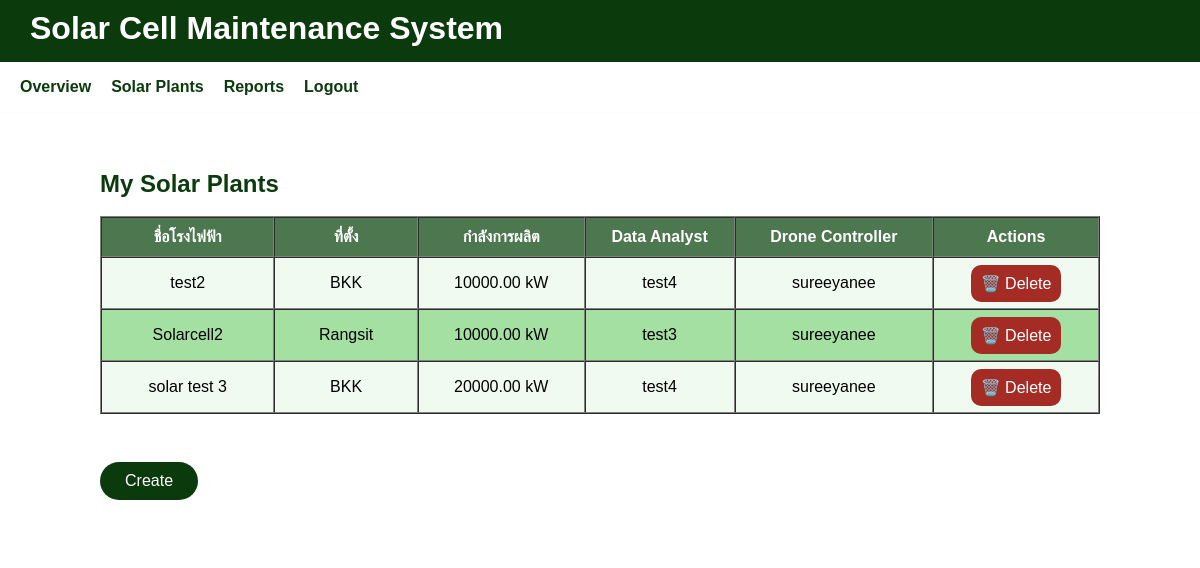
Before: /plant/my-plants/ (signed in) with the older database file.
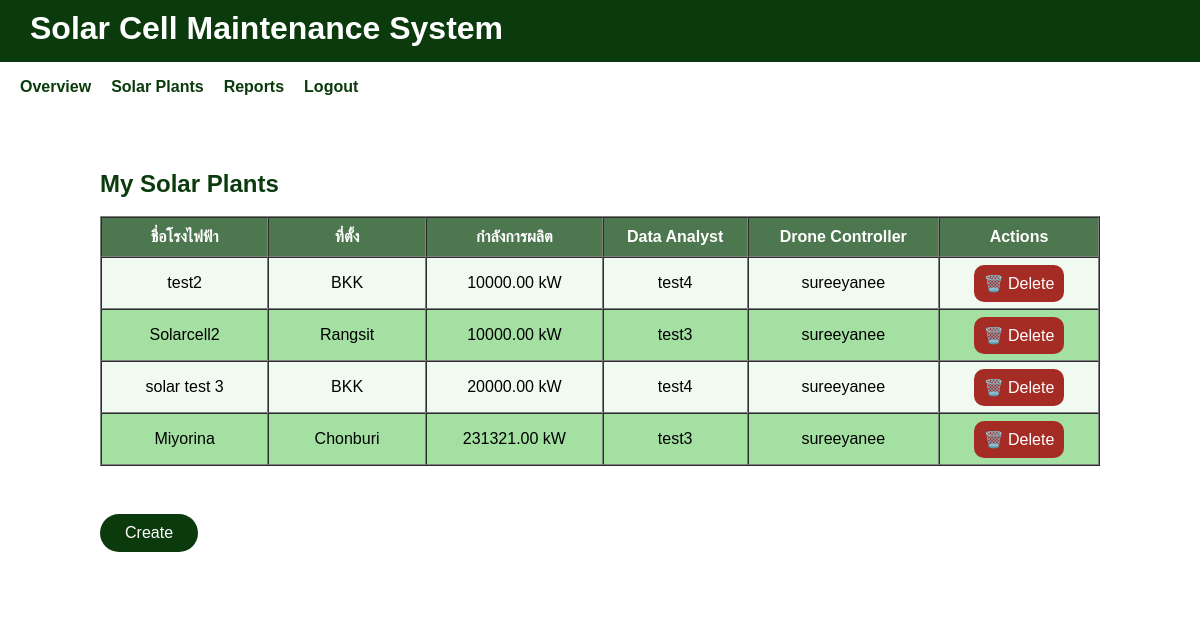
After: the same page with the newer database file.
### plant/models.py (models this page shows, shortened)
class SolarPlant(models.Model):
    name = models.CharField(max_length=255, verbose_name="ชื่อโรงไฟฟ้า")
    location = models.CharField(max_length=255, verbose_name="ที่ตั้งโรงไฟฟ้า")
    latitude = models.FloatField(verbose_name="ละติจูด", null=True, blank=True)
    longitude = models.FloatField(verbose_name="ลองจิจูด", null=True, blank=True)
    owner = models.ForeignKey(
        settings.AUTH_USER_MODEL,
        on_delete=models.CASCADE,
        related_name='plants',
        verbose_name="เจ้าของโรง"
    )
    installed_capacity_kw = models.DecimalField(
        max_digits=10, decimal_places=2,
        null=True, blank=True,
        verbose_name="กำลังการผลิต (kW)"
    )
    description = models.TextField(blank=True, verbose_name="รายละเอียดเพิ่มเติม")
    created_at = models.DateTimeField(auto_now_add=True)
    data_analyst = models.ForeignKey(
        settings.AUTH_USER_MODEL,
        on_delete=models.SET_NULL,
        null=True, blank=True,
        limit_choices_to={'role': 'data_analyst'},
        related_name='assigned_analyst_plants',
        verbose_name="นักวิเคราะห์ข้อมูล"
    )
    drone_controller = models.ForeignKey(
        settings.AUTH_USER_MODEL,
        on_delete=models.SET_NULL,
        null=True, blank=True,
        limit_choices_to={'role': 'drone_controller'},
        related_name='assigned_drone_plants',
        verbose_name="ผู้ควบคุมโดรน"
    )

### accounts/models.py (models this page shows, shortened)
class CustomUser(AbstractUser):
    ROLE_CHOICES = [
        ("site_admin", "Site Admin"),     # ผู้ดูแลเว็บไซต์
        ("plant_owner", "Plant Owner"),
        ("data_analyst", "Data Analyst"),
        ("drone_controller", "Drone Controller"),
    ]
    role = models.CharField(max_length=20, choices=ROLE_CHOICES, default="plant_owner")

### plant/views.py (the view)
# urls.py: path('my-plants/', views.plant_list_view, name='plant_list'),
@login_required
def plant_list_view(request):
    plants = SolarPlant.objects.filter(owner=request.user)
    return render(request, 'dashboard/plant_list.html', {'plants': plants})

### templates/dashboard/plant_list.html (shortened to what this page needs)
{% extends 'dash.html' %}
{% load static %}
{% block class_name %}upload-form-container{% endblock %}
{% block content %}
<h2 class="upload-title">My Solar Plants</h2>
<br>
{% if plants %}
  <table border="1" cellpadding="10" cellspacing="0" style="width:100%; background:white; color:black;">
    <thead style="background:#0b3b0d; color:white;">
      <tr>
        <th>ชื่อโรงไฟฟ้า</th>
        <th>ที่ตั้ง</th>
        <th>กำลังการผลิต</th>
        <th>Data Analyst</th>
        <th>Drone Controller</th>
        <th>Actions</th>
      </tr>
    </thead>
    <tbody>
      {% for plant in plants %}
        <tr class = "plant-wide">
          <td class="clickable"><a href="{% url 'plant_detail_solar' plant.pk %}">{{ plant.name }}</a></td>
          <td>{{ plant.location }}</td>
          <td>{{ plant.installed_capacity_kw }} kW</td>
          <td>{{ plant.data_analyst.username }}</td>
          <td>{{ plant.drone_controller.username }}</td>
          <td style="text-align: center; vertical-align: middle;">
            <a href="{% url 'delete_plant' plant.pk %}" class="btn-red">🗑️ Delete</a>
          </td>
        </tr>
      {% endfor %}
    </tbody>
  </table>
<br>
<div class="button-group">
  <a href="{% url 'create_plant' %}" class="btn-green">Create</a>
</div>
{% else %}
  <p>คุณยังไม่มีโรงไฟฟ้า</p>
{% endif %}
{% endblock %}

### templates/dash.html (shortened to what this page needs)
{% load static %}
<!DOCTYPE html>
<html lang="en">
<head>
    <link rel="stylesheet" href="{% static 'css/style.css' %}">
</head>
<body class="dash">
    <header>
    <div class="header-top">
        <h1>Solar Cell Maintenance System</h1>
    </div>
    {% block navbar %}
    <nav class="navbar">
        {% if request.user.role == 'plant_owner' %}
            {% include 'navbars/navbar_plant_owner.html' %}
        {% elif request.user.role == 'data_analyst' %}
            {% include 'navbars/navbar_data_analyst.html' %}
        {% elif request.user.role == 'drone_controller' %}
            {% include 'navbars/navbar_drone_controller.html' %}
        {% endif %}
    </nav>
    {% endblock %}
    </header>
    <div class="{% block class_name %}dash-container{% endblock %}">
        {% block content %}
        {% endblock %}
    </div>
</body>
</html>

### templates/navbars/navbar_plant_owner.html
<ul class="menu">
    <li><a href="#">Overview</a></li>
    <li><a href="{% url 'plant_list' %}">Solar Plants</a></li>
    <li><a href="#">Reports</a></li>
    <li><a href="{% url 'logout_page' %}" class="green-link">Logout</a></li>
</ul>

### static/css/style.css (style rules this page uses)
body.dash { display: block; height: 100%; color: #fff; font-family: 'Arial', sans-serif; background-image: url('https://www.theglobaleconomics.com/wp-content/uploads/2020/08/aerial-top-view-of-a-solar-panels-power-plant.jpg'); background-size: cover; background-repeat: no-repeat; background-position: center; display: block; margin: 0; padding: 0; color: #fff; }
.dash header { background-color: rgb(11, 59, 13); display: flex; flex-direction: column; align-items: stretch; padding: 0; position: fixed; top: 0; left: 0; width: 100%; z-index: 1000; box-shadow: 0px 2px 5px rgba(0, 0, 0, 0.1); }
.header-top { display: flex; justify-content: space-between; align-items: center; padding: 10px 30px; background-color: rgb(11, 59, 13); color: white; }
.menu { list-style: none; display: flex; justify-content: center; gap: 20px; padding: 10px 0; background-color: #ffffff; }
.menu li a { color: #0b3b0d; text-decoration: none; font-weight: bold; }
.navbar { background-color: rgb(255, 255, 255); color: rgb(11, 59, 13); display: flex; justify-content: flex-start; padding: 5px 20px; align-items: center; margin: 0; position: relative; top: 5px; width: 100%; height: 40px; }
.dash h1 { color: rgb(255, 255, 255); margin: 0; }
.dash h2 { color: rgb(11, 59, 13); margin: 0; }
.green-link { color: rgb(11, 59, 13); text-decoration: none; }
.upload-form-container { background: white; padding: 40px; border-radius: 15px; max-width: 1000px; margin: 130px auto 40px auto; display: flex; flex-direction: column; }
.upload-title { color: #0b3b0d; margin-bottom: 30px; }
.button-group { text-decoration: none; margin-top: 30px; display: flex; justify-content: flex-start; gap: 20px; }
.btn-red { text-align: center; text-decoration: none; margin : 10px; padding: 10px; border-radius: 10px; background: #a52c24; color: white; border: none; cursor: pointer; }
.btn-green { text-decoration: none; padding: 10px 25px; border-radius: 25px; background: #0b3b0d; color: white; border: none; cursor: pointer; }
tr.plant-wide td { text-align: center; width: 15px; height: 30px; }
table tr:nth-child(even) { background-color: #a3e0a1; }
table tr:nth-child(odd) { background-color: #d4f0d454; }
.clickable { cursor: pointer; transition: box-shadow 0.3s ease, background-color 0.3s ease; }
.clickable a { text-decoration: none; color: inherit; }

Changed rows visible on the page:
added SolarPlant: name "Miyorina", location "Chonburi", installed_capacity_kw "231321.00", data_analyst.username "test3", drone_controller.username "sureeyanee"
